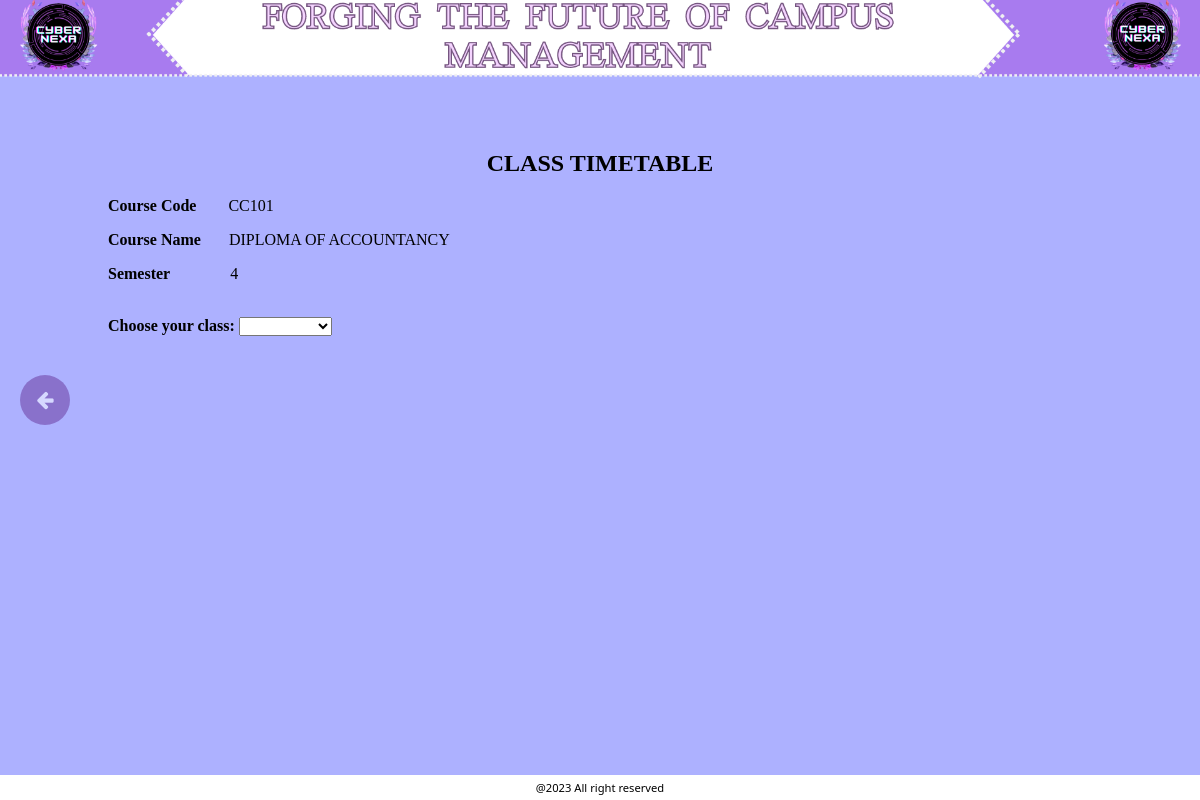
The page /timetable.php (signed in) on the database its author committed.
### tables this page shows
CREATE TABLE `subjects` (
  `no` int(100) NOT NULL,
  `courseCode` varchar(20) NOT NULL,
  `subjectCode` varchar(40) NOT NULL,
  `subjectName` varchar(40) NOT NULL,
  `creditHour` varchar(40) NOT NULL,
  `sem` varchar(20) NOT NULL,
  `grade` varchar(10) NOT NULL,
  `status` varchar(20) NOT NULL
);

CREATE TABLE `users` (
  `username` varchar(40) NOT NULL,
  `password` varchar(12) NOT NULL,
  `studName` varchar(40) NOT NULL,
  `nickname` varchar(40) NOT NULL,
  `courseCode` varchar(40) NOT NULL,
  `courseName` varchar(40) NOT NULL,
  `profile` longblob NOT NULL,
  `session` varchar(40) NOT NULL,
  `gender` varchar(15) NOT NULL,
  `semester` varchar(10) NOT NULL,
  `years` varchar(40) NOT NULL,
  `sem` int(10) NOT NULL,
  `admission` varchar(40) NOT NULL,
  `title` varchar(40) NOT NULL
);

### timetable.php (the view, shortened to what this page needs)
<?php
require 'db_connection.php';
if (isset($_SESSION['username'])) {
    $username = $_SESSION['username'];
    $query = "SELECT studName, password, username, courseName, years, sem FROM users WHERE username = '$username'";
    $result = mysqli_query($conn, $query);
    if ($result && mysqli_num_rows($result) > 0) {
        $row = mysqli_fetch_assoc($result);
        $courseName = $row['courseName'];
        $sem = $row['sem'];
    }
} else {
    header("Location: login.php");
    exit;
}
$subjectsQuery = "SELECT no, courseCode, subjectCode, subjectName, creditHour, sem FROM subjects";
$subjectsResult = mysqli_query($conn, $subjectsQuery);
if ($subjectsResult && mysqli_num_rows($subjectsResult) > 0) {
        $row = mysqli_fetch_assoc($subjectsResult);
        $courseCode = $row['courseCode'];
		$sem = $row['sem'];
    }
?>
<!DOCTYPE html>
<html lang="en">
<head>
    <link rel="stylesheet" href="https://cdnjs.cloudflare.com/ajax/libs/font-awesome/4.7.0/css/font-awesome.min.css">
</head>
<body style="background-image: url('background.png');">
<h2 align="center">CLASS TIMETABLE</h2>
<div class="info">
  <p><strong>Course Code&nbsp;&nbsp;&nbsp;&nbsp;&nbsp;&nbsp;&nbsp;&nbsp;</strong><?php echo $courseCode; ?></p>
  <p><strong>Course Name&nbsp;&nbsp;&nbsp;&nbsp;&nbsp;&nbsp;&nbsp;</strong><?php echo $courseName?></p>
  <p><strong>Semester&nbsp;&nbsp;&nbsp;&nbsp;&nbsp;&nbsp;&nbsp;&nbsp;&nbsp;&nbsp;&nbsp;&nbsp;&nbsp;&nbsp;&nbsp;</strong><?php echo $sem; ?></p>
</div>
<br>
<div class="class">
    <label for="timetable"><strong>Choose your class:</strong></label>
    <select id="classes" onchange="changeTimetableImage()">
        <?php
        if ($courseName === 'DIPLOMA IN COMPUTER SCIENCE') {
            echo '<option value=""></option>';
            echo '<option value="SECTION 1">SECTION 1</option>';
            echo '<option value="SECTION 2">SECTION 2</option>';
            echo '<option value="SECTION 3">SECTION 3</option>';
            echo '<option value="SECTION 4">SECTION 4</option>';
        } elseif ($courseName === 'DIPLOMA OF ACCOUNTANCY') {
            echo '<option value=""></option>';
            echo '<option value="SECTION 1">SECTION 1</option>';
        }
        ?>
    </select>
</div>
<br><br>
<div class="circle-button" onclick="window.location.href = 'main_page.php'">
	<i class="fa fa-arrow-left"></i>
</div>
<div class="footer">
    <p>@2023 All right reserved</p>
</div>
</body>
</html>

### timetable.php (style rules this page uses)
body { text-align: center; color: black; margin-top: 150px; margin-bottom: 50px; background-repeat: no-repeat; background-size: 100%; background-color:#ADB1FF; }
.info { text-align: left; margin-left: 100px; }
.class { text-align: left; margin-left: 100px ; }
.footer { position: fixed; left: 0; bottom: 0; width: 100%; background-color: white; color: black; text-align: center; font-family: Segoe UI; font-size: 70%; line-height: 3px; }
.circle-button { position: absolute; left: 20px; top: 50%; transform: translateY(-50%); width: 50px; height: 50px; background-color: rebeccapurple; color: white; border-radius: 50%; display: flex; justify-content: center; align-items: center; cursor: pointer; opacity: 0.5; }
.circle-button i { font-size: 20px; }

### rows shown on the page
subjects: courseCode "CC101", sem "4"
users: courseName "DIPLOMA OF ACCOUNTANCY"
